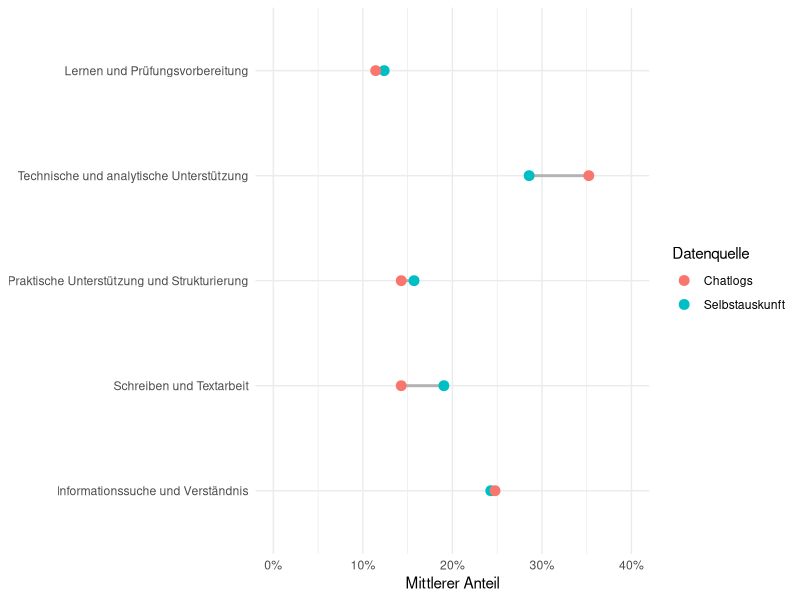
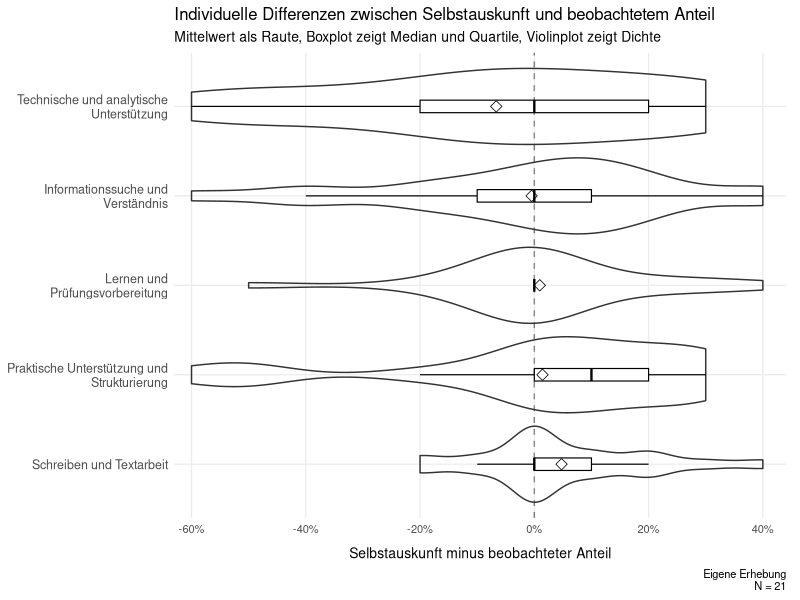
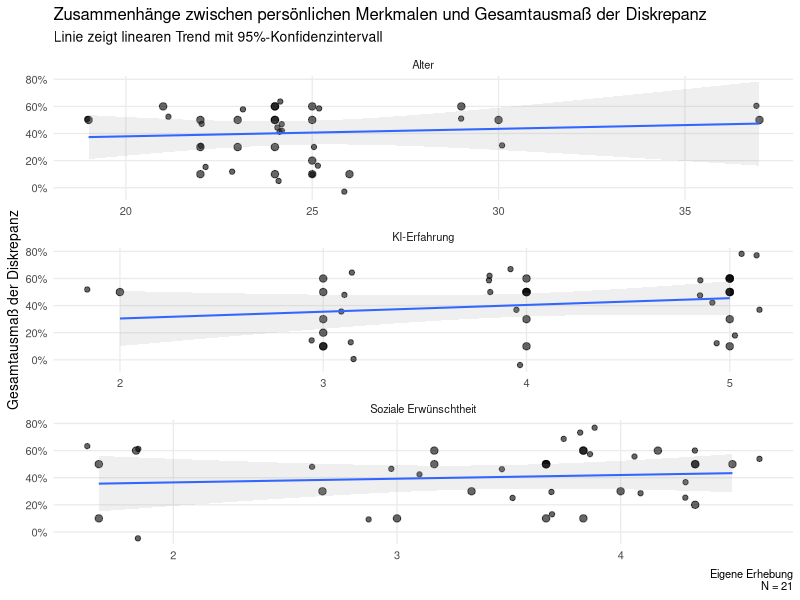
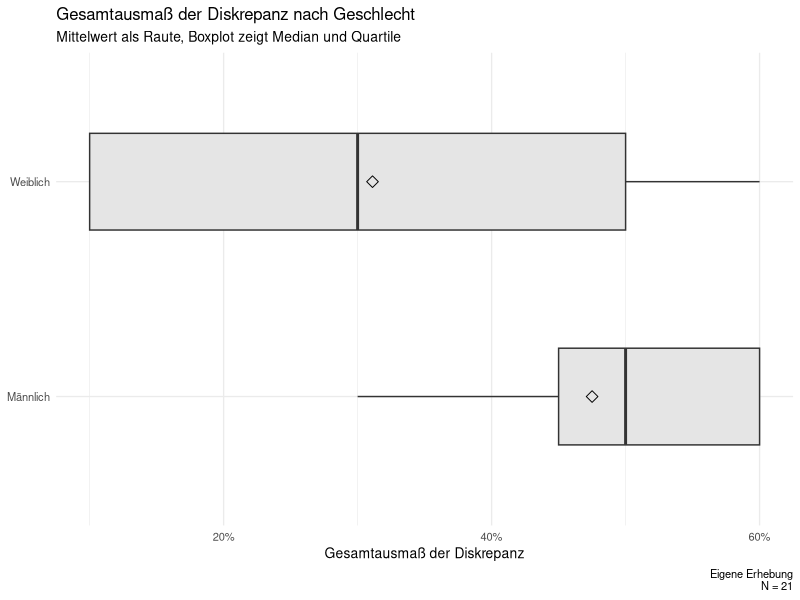
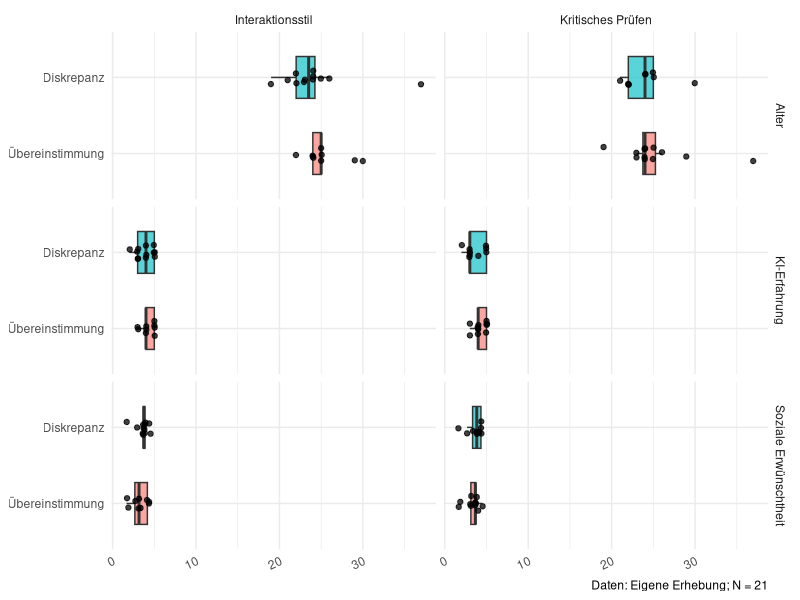
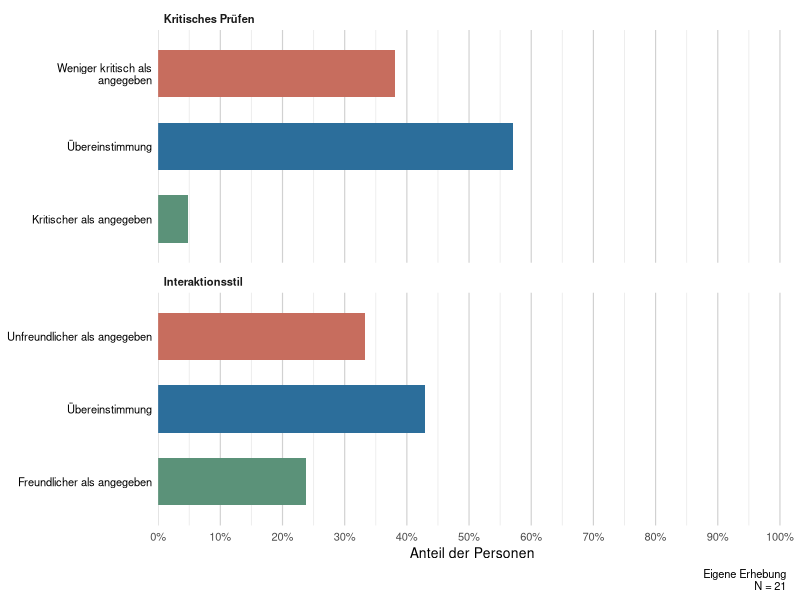

These charts were generated, in order, by the following R code:
library(here)
library(readr)
library(dplyr)
library(tidyr)
library(ggplot2)
library(scales)

df_analysis <- read_csv(
  here("data", "processed", "analysis_dataset.csv"),
  show_col_types = FALSE
)

global_digits <- 2


### Label vergeben

SA_cols <- c(
  "SA_info",
  "SA_schreiben",
  "SA_praktisch",
  "SA_technisch",
  "SA_lernen"
)

BE_cols <- c(
  "BE_info",
  "BE_schreiben",
  "BE_praktisch",
  "BE_technisch",
  "BE_lernen"
)

D_cols <- c(
  "D_info",
  "D_schreiben",
  "D_praktisch",
  "D_technisch",
  "D_lernen"
)

##
df_analysis <- df_analysis |>
  mutate(
    SA_krit_code = case_when(
      crit_visible_chat %in% c(1, 2) ~ 0L,
      crit_visible_chat %in% c(4, 5) ~ 1L,
      TRUE ~ NA_integer_
    )
  )

df_analysis <- df_analysis |>
  mutate(
    K_Diskrepanz =
      Modus_Kritik - SA_krit_code,

    K_Diskrepanz_Label = case_when(
      K_Diskrepanz == -1 ~ "falsches positiv",
      K_Diskrepanz == 0  ~ "korrekt",
      K_Diskrepanz == 1  ~ "falsches negativ",
      TRUE ~ NA_character_
    )
  )



### Long-format

task_long <- bind_rows(
  df_analysis |>
    transmute(
      id,
      task = "Informationssuche und Verständnis",
      self_report = SA_info,
      observed = BE_info,
      difference = D_info
    ),

  df_analysis |>
    transmute(
      id,
      task = "Schreiben und Textarbeit",
      self_report = SA_schreiben,
      observed = BE_schreiben,
      difference = D_schreiben
    ),

  df_analysis |>
    transmute(
      id,
      task = "Praktische Unterstützung und Strukturierung",
      self_report = SA_praktisch,
      observed = BE_praktisch,
      difference = D_praktisch
    ),

  df_analysis |>
    transmute(
      id,
      task = "Technische und analytische Unterstützung",
      self_report = SA_technisch,
      observed = BE_technisch,
      difference = D_technisch
    ),

  df_analysis |>
    transmute(
      id,
      task = "Lernen und Prüfungsvorbereitung",
      self_report = SA_lernen,
      observed = BE_lernen,
      difference = D_lernen
    )
)

## Reihenfolge festlegen

task_levels <- c(
  "Informationssuche und Verständnis",
  "Schreiben und Textarbeit",
  "Praktische Unterstützung und Strukturierung",
  "Technische und analytische Unterstützung",
  "Lernen und Prüfungsvorbereitung"
)

task_long <- task_long |>
  mutate(
    task = factor(
      task,
      levels = task_levels
    )
  )



## Nutzungsarten Chatlogs und Survey

aggregate_comparison <- task_long |>
  group_by(task) |>
  summarise(
    Survey = mean(
      self_report,
      na.rm = TRUE
    ),

    Chatlogs = mean(
      observed,
      na.rm = TRUE
    ),

    Differenz = Survey - Chatlogs,

    .groups = "drop"
  ) |>
  arrange(Differenz)

aggregate_comparison

## Vergleichstabelle erzeugen

task_summary <- task_long |>
  group_by(task) |>
  summarise(
    N = n(),

    mean_self_report = mean(self_report),
    sd_self_report = sd(self_report),

    mean_observed = mean(observed),
    sd_observed = sd(observed),

    mean_difference = mean(difference),
    median_difference = median(difference),

    mean_absolute_difference = mean(abs(difference)),

    exact_agreement_n = sum(abs(difference) < 1e-10),
    exact_agreement_percent =
      100 * exact_agreement_n / N,

    .groups = "drop"
  )

task_summary
## Zusammenfassung

task_agreement_summary <- task_long |>
  group_by(task) |>
  summarise(
    N = sum(!is.na(difference)),

    exact_agreement_n = sum(
      dplyr::near(difference, 0),
      na.rm = TRUE
    ),

    exact_agreement_percent = mean(
      dplyr::near(difference, 0),
      na.rm = TRUE
    ) * 100,

    mean_absolute_difference_pp = mean(
      abs(difference),
      na.rm = TRUE
    ) * 100,

    .groups = "drop"
  ) |>
  arrange(desc(exact_agreement_percent), mean_absolute_difference_pp)

task_agreement_summary

## Personenbezogenes Gesamtdiskrepanz

person_discrepancy <- task_long |>
  group_by(id) |>
  summarise(
    total_variation =
      0.5 * sum(abs(difference)),

    mean_absolute_difference =
      mean(abs(difference)),

    largest_difference =
      max(abs(difference)),

    .groups = "drop"
  )

person_discrepancy |>
  summarise(
    N = n(),
    mean = mean(total_variation),
    sd = sd(total_variation),
    median = median(total_variation),
    minimum = min(total_variation),
    maximum = max(total_variation)
  )

## Visualisierung

task_means_long <- task_summary |>
  dplyr::select(
    task,
    mean_self_report,
    mean_observed
  ) |>
  tidyr::pivot_longer(
    cols = c(
      mean_self_report,
      mean_observed
    ),
    names_to = "source",
    values_to = "mean"
  ) |>
  dplyr::mutate(
    source = dplyr::recode(
      source,
      mean_self_report = "Selbstauskunft",
      mean_observed = "Chatlogs"
    )
  )

task_means_long

plot_task_means <- ggplot(
  task_means_long,
  aes(
    x = mean,
    y = task,
    color = source
  )
) +
  geom_line(
    aes(group = task),
    color = "grey70",
    linewidth = 1
  ) +
  geom_point(size = 3) +
  scale_x_continuous(
    labels = label_percent(),
    limits = c(0, 0.40)
  ) +
  labs(
    x = "Mittlerer Anteil",
    y = NULL,
    color = "Datenquelle"
  ) +
  theme_minimal()

plot_task_means


### Individuelle Differenzen

task_long_plot <- task_long |>
  mutate(
    task = forcats::fct_reorder(
      task,
      difference,
      .fun = mean,
      .na_rm = TRUE,
      .desc = TRUE
    )
  )

plot_task_differences <- ggplot(
  task_long_plot,
  aes(
    x = difference,
    y = task
  )
) +
  geom_vline(
    xintercept = 0,
    linetype = "dashed",
    color = "grey50"
  ) +
  geom_violin(
    orientation = "y",
    scale = "width",
    trim = TRUE,
    adjust = 1.1,
    width = 0.85,
    alpha = 0.1
  ) +
  geom_boxplot(
    orientation = "y",
    width = 0.14,
    outlier.shape = NA,
    fill = "white",
    color = "black",
    alpha = 0.9,
    linewidth = 0.4
  ) +
  # Mittelwert als Raute
  stat_summary(
    orientation = "y",
    fun = mean,
    geom = "point",
    shape = 23,
    size = 2.8,
    color = "black",
    stroke = 0.4
  ) +
  scale_y_discrete(
    labels = \(x) stringr::str_wrap(x, width = 28)
  ) +
  scale_x_continuous(
    labels = scales::label_percent(),
    breaks = seq(-0.6, 0.4, 0.2),
    limits = c(-0.62, 0.42),
    expand = expansion(mult = c(0.01, 0.02))
  ) +
  labs(
    x = "Selbstauskunft minus beobachteter Anteil",
    y = NULL,
    title = "Individuelle Differenzen zwischen Selbstauskunft und beobachtetem Anteil",
    subtitle = "Mittelwert als Raute, Boxplot zeigt Median und Quartile, Violinplot zeigt Dichte",
    caption = paste(
      "Eigene Erhebung\n N =",
      n_distinct(task_long_plot$id)
      )
  ) +
  theme_minimal(base_size = 10) +
  theme(
    panel.grid.minor = element_blank(),
    axis.text.y = element_text(
      size = 9,
      lineheight = 0.95
    ),
    axis.subtitle.x = element_text(
      size = 5,
      margin = margin(t = 4)
    ),
    axis.title.x = element_text(
      size = 10,
      margin = margin(t = 8)
    ),
    plot.margin = margin(
      t = 5,
      r = 10,
      b = 5,
      l = 5
    )
  )

plot_task_differences


### Interaktionsstil

sentiment_results <- df_analysis |>
  transmute(
    id,

    self_report = factor(
      SA_sent_code,
      levels = c(-1, 0, 1),
      labels = c(
        "Freundlich",
        "Neutral",
        "Unfreundlich"
      )
    ),

    observed = factor(
      Modus_Sentiment,
      levels = c(-1, 0, 1),
      labels = c(
        "Freundlich",
        "Neutral",
        "Unfreundlich"
      )
    ),

    discrepancy = factor(
      S_Diskrepanz_Label,
      levels = c(
        "unfreundlicher",
        "korrekt",
        "freundlicher"
      )
    )
  )

# Kreuztabelle
sentiment_cross_table <- sentiment_results |>
  count(self_report, observed) |>
  complete(
    self_report,
    observed,
    fill = list(n = 0)
  )

sentiment_cross_table

# Zusammenfassung Kreuztabelle

sentiment_summary <- sentiment_results |>
  count(discrepancy, name = "N") |>
  mutate(
    Prozent = 100 * N / sum(N)
  )

sentiment_summary

### Kritisches Prüfen

critical_results <- df_analysis |>
  transmute(
    id,

    self_report = factor(
      SA_krit_code,
      levels = c(0, 1),
      labels = c("Nein", "Ja")
    ),

    observed = factor(
      Modus_Kritik,
      levels = c(0, 1),
      labels = c("Nein", "Ja")
    ),

    discrepancy = factor(
      K_Diskrepanz_Label,
      levels = c(
        "falsches positiv",
        "korrekt",
        "falsches negativ"
      ),
      labels = c(
        "Nur in Selbstauskunft",
        "Übereinstimmung",
        "Nur in Chatlogs"
      )
    )
  )

### Kreuztabelle
critical_cross_table <- critical_results |>
  count(self_report, observed) |>
  complete(
    self_report,
    observed,
    fill = list(n = 0)
  )

critical_cross_table <- critical_cross_table |>
  mutate(
    percent = n / 21 * 100
  )

critical_cross_table


### Zusammenfassung der Kreuztabelle
critical_summary <- critical_results |>
  count(discrepancy, name = "N") |>
  mutate(
    Prozent = 100 * N / sum(N)
  )

critical_summary


# Nutzungsarten-Diskrepanzen nach Charakteristiken

df_discrepancy <- df_analysis |>
  mutate(
    discrepancy_total = 0.5 * (
      abs(D_info) +
        abs(D_schreiben) +
        abs(D_praktisch) +
        abs(D_technisch) +
        abs(D_lernen)
    ),

    gender_label = factor(
      gender,
      levels = c(1, 2),
      labels = c("Männlich", "Weiblich")
    )
  )


### Kontinuierliche Merkmale

continuous_associations <- df_discrepancy |>
  select(
    discrepancy_total,
    age,
    ai_experience,
    social_desir_mean
  ) |>
  pivot_longer(
    cols = -discrepancy_total,
    names_to = "variable",
    values_to = "value"
  ) |>
  mutate(
    variable = recode(
      variable,
      age = "Alter",
      ai_experience = "KI-Erfahrung",
      social_desir_mean = "Soziale Erwünschtheit"
    )
  )

association_summary <- continuous_associations |>
  group_by(variable) |>
  summarise(
    N = sum(complete.cases(value, discrepancy_total)),

    rho = cor(
      value,
      discrepancy_total,
      method = "spearman",
      use = "complete.obs"
    ),

    p_value = cor.test(
      value,
      discrepancy_total,
      method = "spearman",
      exact = FALSE
    )$p.value,

    .groups = "drop"
  )

association_summary

# Zusammenhänge als Plot

plot_personal_associations <- ggplot(
  continuous_associations,
  aes(
    x = value,
    y = discrepancy_total
  )
) +
  geom_point(
    size = 2.2,
    alpha = 0.6
  ) +
  geom_jitter(
    width = 0.2,
    height = 0.2,
    alpha = 0.6
  ) +
  geom_smooth(
    method = "lm",
    formula = y ~ x,
    se = TRUE,
    alpha = 0.15,
    linewidth = 0.7
  ) +
  facet_wrap(
    ~ variable,
    scales = "free_x",
    nrow = 3
  ) +
  scale_y_continuous(
    labels = scales::label_percent()
  ) +
  labs(
    title = "Zusammenhänge zwischen persönlichen Merkmalen und Gesamtausmaß der Diskrepanz",
    subtitle = "Linie zeigt linearen Trend mit 95%-Konfidenzintervall",
    caption = paste(
      "Eigene Erhebung\n N =",
      n_distinct(df_discrepancy$id)
    ),
    x = NULL,
    y = "Gesamtausmaß der Diskrepanz"
  ) +
  theme_minimal(base_size = 10) +
  theme(
    panel.grid.minor = element_blank()
  )

plot_personal_associations

## Geschlecht vergleichen

gender_summary <- df_discrepancy |>
  group_by(gender_label) |>
  summarise(
    N = n(),
    mean_discrepancy = mean(discrepancy_total, na.rm = TRUE),
    median_discrepancy = median(discrepancy_total, na.rm = TRUE),
    sd_discrepancy = sd(discrepancy_total, na.rm = TRUE),
    .groups = "drop"
  )

gender_summary

gender_mean_difference <- gender_summary |>
  summarise(
    difference =
      mean_discrepancy[gender_label == "Männlich"] -
      mean_discrepancy[gender_label == "Weiblich"]
  ) |>
  pull(difference)

gender_test <- wilcox.test(
  discrepancy_total ~ gender_label,
  data = df_discrepancy,
  exact = FALSE
)

gender_test


# Geschlecht plot

plot_gender_discrepancy <- ggplot(
  df_discrepancy,
  aes(
    x = gender_label,
    y = discrepancy_total
  )
) +
  geom_boxplot(
    width = 0.45,
    outlier.shape = NA,
    fill = "grey90"
  ) +
  stat_summary(
    fun = mean,
    geom = "point",
    shape = 23,
    size = 2.8
  ) +
  scale_y_continuous(
    labels = scales::label_percent()
  ) +
  labs(
    title = "Gesamtausmaß der Diskrepanz nach Geschlecht",
    subtitle = "Mittelwert als Raute, Boxplot zeigt Median und Quartile",
    caption = paste(
      "Eigene Erhebung\n N =",
      n_distinct(df_discrepancy$id)
    ),
    x = NULL,
    y = "Gesamtausmaß der Diskrepanz"
  ) +
  theme_minimal(base_size = 10) +
  coord_flip()

plot_gender_discrepancy


# Kritisches-Prüfen-Diskrepanzen nach Charakteristiken

df_characteristics <- df_analysis |>
  mutate(
    critical_group = factor(
      if_else(
        K_Diskrepanz == 0,
        "Übereinstimmung",
        "Diskrepanz"
      ),
      levels = c("Übereinstimmung", "Diskrepanz")
    ),

    interaction_group = factor(
      if_else(
        S_Diskrepanz == 0,
        "Übereinstimmung",
        "Diskrepanz"
      ),
      levels = c("Übereinstimmung", "Diskrepanz")
    ),

    gender_label = factor(
      gender,
      levels = c(1, 2),
      labels = c("Männlich", "Weiblich")
    )
  )

# long format
characteristics_long <- df_characteristics |>
  select(
    id,
    critical_group,
    interaction_group,
    ai_experience,
    age,
    social_desir_mean,
    gender_label
  ) |>
  pivot_longer(
    cols = c(
      critical_group,
      interaction_group
    ),
    names_to = "dimension",
    values_to = "agreement"
  ) |>
  mutate(
    dimension = recode(
      dimension,
      critical_group = "Kritisches Prüfen",
      interaction_group = "Interaktionsstil"
    )
  )

# deskriptive kennwerte

characteristics_summary <- characteristics_long |>
  pivot_longer(
    cols = c(
      ai_experience,
      age,
      social_desir_mean
    ),
    names_to = "characteristic",
    values_to = "value"
  ) |>
  mutate(
    characteristic = recode(
      characteristic,
      ai_experience = "KI-Erfahrung",
      age = "Alter",
      social_desir_mean = "Soziale Erwünschtheit"
    )
  ) |>
  group_by(
    dimension,
    agreement,
    characteristic
  ) |>
  summarise(
    N = sum(!is.na(value)),
    Mittelwert = mean(value, na.rm = TRUE),
    SD = sd(value, na.rm = TRUE),
    Median = median(value, na.rm = TRUE),
    IQR = IQR(value, na.rm = TRUE),
    .groups = "drop"
  )

characteristics_summary

## wilcoxon

continuous_tests <- characteristics_long |>
  pivot_longer(
    cols = c(
      ai_experience,
      age,
      social_desir_mean
    ),
    names_to = "characteristic",
    values_to = "value"
  ) |>
  mutate(
    characteristic = recode(
      characteristic,
      ai_experience = "KI-Erfahrung",
      age = "Alter",
      social_desir_mean = "Soziale Erwünschtheit"
    )
  ) |>
  group_by(dimension, characteristic) |>
  summarise(
    p_value = wilcox.test(
      value ~ agreement,
      exact = FALSE
    )$p.value,
    .groups = "drop"
  ) |>
  mutate(
    p_adjusted = p.adjust(
      p_value,
      method = "BH"
    )
  )

continuous_tests

# Geschlechterunterschiede

gender_summary_sentiment_critical <- characteristics_long |>
  count(
    dimension,
    gender_label,
    agreement
  ) |>
  group_by(dimension, gender_label) |>
  mutate(
    percent = n / sum(n) * 100
  ) |>
  ungroup()

gender_summary_sentiment_critical


# Fisher test

gender_tests <- characteristics_long |>
  filter(!is.na(gender_label)) |>
  group_by(dimension) |>
  summarise(
    p_value = fisher.test(
      table(agreement, gender_label)
    )$p.value,
    .groups = "drop"
  )

gender_tests


# visualisierung

plot_characteristics <- characteristics_long |>
  pivot_longer(
    cols = c(
      ai_experience,
      age,
      social_desir_mean
    ),
    names_to = "characteristic",
    values_to = "value"
  ) |>
  mutate(
    characteristic = recode(
      characteristic,
      ai_experience = "KI-Erfahrung",
      age = "Alter",
      social_desir_mean = "Soziale Erwünschtheit"
    )
  ) |>
  ggplot(
    aes(
      x = agreement,
      y = value,
      fill = agreement
    )
  ) +
  geom_boxplot(
    width = 0.55,
    outlier.shape = NA,
    alpha = 0.65
  ) +
  geom_jitter(
    width = 0.10,
    alpha = 0.75
  ) +
  facet_grid(
    characteristic ~ dimension,
    scales = "free_y"
  ) +
  labs(
    x = NULL,
    y = NULL,
    fill = NULL,
    caption = "Daten: Eigene Erhebung; N = 21"
  ) +
  theme_minimal() +
  theme(
    legend.position = "none",
    axis.text.x = element_text(
      angle = 25,
      hjust = 1
    )
  ) +
  coord_flip()

plot_characteristics

## spearman corr

association_summary_critical_style <- characteristics_long |>
  mutate(
    discrepancy = if_else(
      agreement == "Diskrepanz",
      1,
      0
    )
  ) |>
  pivot_longer(
    cols = c(
      ai_experience,
      age,
      social_desir_mean
    ),
    names_to = "characteristic",
    values_to = "value"
  ) |>
  filter(
    !is.na(value),
    !is.na(discrepancy)
  ) |>
  mutate(
    characteristic = recode(
      characteristic,
      ai_experience = "KI-Erfahrung",
      age = "Alter",
      social_desir_mean = "Soziale Erwünschtheit"
    )
  ) |>
  group_by(dimension, characteristic) |>
  summarise(
    N = n(),

    rho = cor(
      value,
      discrepancy,
      method = "spearman"
    ),

    p_value = cor.test(
      value,
      discrepancy,
      method = "spearman",
      exact = FALSE
    )$p.value,

    .groups = "drop"
  ) |>
  mutate(
    p_adjusted = p.adjust(
      p_value,
      method = "BH"
    )
  ) |>
  arrange(dimension, rho)

association_summary_critical_style

### kombinierte tabelle

association_table <- bind_rows(
  association_summary |>
    transmute(
      Dimension = "Informationsnutzung",
      Merkmal = variable,
      N,
      rho,
      p_value
    ),

  association_summary_critical_style |>
    transmute(
      Dimension = dimension,
      Merkmal = characteristic,
      N,
      rho,
      p_value
    )
) |>
  ungroup() |>
  mutate(
    # Auf Basis der ungerundeten Werte berechnen
    p_adjusted = p.adjust(
      p_value,
      method = "BH"
    )
  )

association_table

## visualisierung kritisches prüfen und interaktionsstil

agreement_plot_data <- bind_rows(
  sentiment_results |>
    transmute(
      id,
      Dimension = "Interaktionsstil",

      Kategorie = recode(
        as.character(discrepancy),
        "unfreundlicher" = "Unfreundlicher als angegeben",
        "korrekt" = "Übereinstimmung",
        "freundlicher" = "Freundlicher als angegeben"
      ),

      Richtung = recode(
        as.character(discrepancy),
        "unfreundlicher" = "Negative Abweichung",
        "korrekt" = "Übereinstimmung",
        "freundlicher" = "Positive Abweichung"
      )
    ),

  critical_results |>
    transmute(
      id,
      Dimension = "Kritisches Prüfen",

      Kategorie = recode(
        as.character(discrepancy),
        "Nur in Selbstauskunft" =
          "Weniger kritisch als angegeben",
        "Übereinstimmung" =
          "Übereinstimmung",
        "Nur in Chatlogs" =
          "Kritischer als angegeben"
      ),

      Richtung = recode(
        as.character(discrepancy),
        "Nur in Selbstauskunft" =
          "Negative Abweichung",
        "Übereinstimmung" =
          "Übereinstimmung",
        "Nur in Chatlogs" =
          "Positive Abweichung"
      )
    )
) |>
  filter(
    !is.na(Kategorie)
  ) |>
  count(
    Dimension,
    Kategorie,
    Richtung,
    name = "N"
  ) |>
  group_by(Dimension) |>
  mutate(
    Prozent = N / sum(N)
  ) |>
  ungroup() |>
  mutate(
    Dimension = factor(
      Dimension,
      levels = c(
        "Interaktionsstil",
        "Kritisches Prüfen"
      )
    ),

    # Die Faktorstufen laufen in ggplot von unten nach oben
    Kategorie = factor(
      Kategorie,
      levels = c(
        "Freundlicher als angegeben",
        "Kritischer als angegeben",
        "Übereinstimmung",
        "Unfreundlicher als angegeben",
        "Weniger kritisch als angegeben"
      )
    ),

    Richtung = factor(
      Richtung,
      levels = c(
        "Negative Abweichung",
        "Übereinstimmung",
        "Positive Abweichung"
      )
    )
  )

agreement_plot_data <- agreement_plot_data |>
  mutate(
    Dimension = factor(
      Dimension,
      levels = c(
        "Kritisches Prüfen",
        "Interaktionsstil"
      )
    )
  )


plot_agreement <- ggplot(
  agreement_plot_data,
  aes(
    x = Prozent,
    y = Kategorie,
    fill = Richtung
  )
) +
  geom_col(
    width = 0.65
  ) +
  facet_wrap(
    ~ Dimension,
    ncol = 1,
    scales = "free_y"
  ) +
  scale_fill_manual(
    values = c(
      "Negative Abweichung" = "#C76D5E",
      "Übereinstimmung" = "#2C6E9B",
      "Positive Abweichung" = "#5B9279"
    ),
    guide = "none"
  ) +
  scale_x_continuous(
    labels = scales::label_percent(
      accuracy = 1,
      decimal.mark = ","
    ),

    limits = c(0, 1),

    # Beschriftung alle 10 Prozentpunkte
    breaks = seq(
      0,
      1,
      by = 0.10
    ),

    # Hilfslinien alle 5 Prozentpunkte
    minor_breaks = seq(
      0,
      1,
      by = 0.05
    ),

    expand = expansion(
      mult = c(0, 0.01)
    )
  ) +
  scale_y_discrete(
    labels = \(x) stringr::str_wrap(
      x,
      width = 28
    )
  ) +
  labs(
    x = "Anteil der Personen",
    y = NULL,
    caption = paste(
      "Eigene Erhebung\n N =",
      nrow(df_analysis)
    )
  ) +
  theme_minimal(
    base_size = 10
  ) +
  theme(
    # Keine waagerechten Gitternetzlinien
    panel.grid.major.y = element_blank(),
    panel.grid.minor.y = element_blank(),

    # Haupt- und Nebenlinien auf der Prozentachse
    panel.grid.major.x = element_line(
      color = "grey82",
      linewidth = 0.4
    ),
    panel.grid.minor.x = element_line(
      color = "grey92",
      linewidth = 0.3
    ),

    strip.text = element_text(
      face = "bold",
      hjust = 0
    ),

    axis.text.y = element_text(
      color = "black"
    ),

    plot.margin = margin(
      t = 5,
      r = 10,
      b = 5,
      l = 5
    )
  )

plot_agreement
